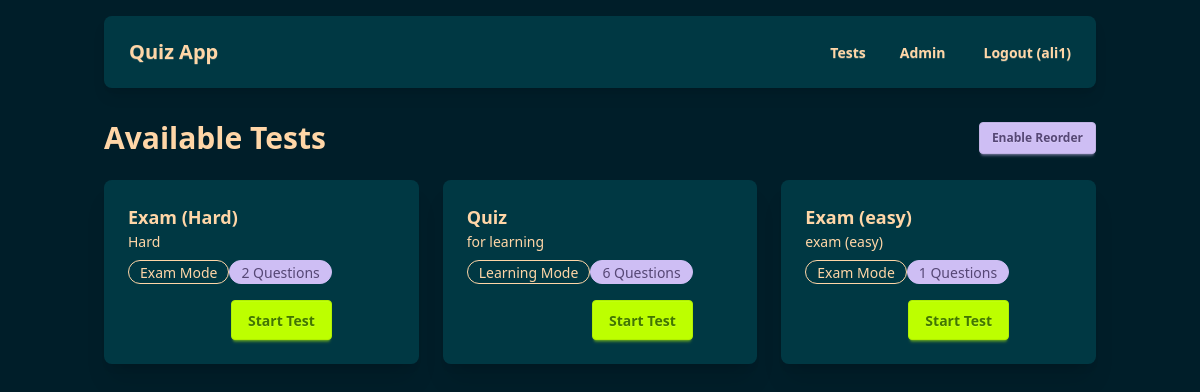
/quiz/tests/ (signed in), run on the app's committed database.
### quiz/models.py (models this page shows, shortened)
class Test(models.Model):
    name = models.CharField(max_length=255)
    description = models.TextField(blank=True)
    test_type = models.CharField(max_length=10, choices=TEST_TYPES, default='learning')
    position = models.PositiveIntegerField(default=0, help_text="Display order of the test")
    class Meta:
        ordering = ['position', 'name']

### quiz/views.py (the view)
# urls.py: path('tests/', test_list, name='test_list'),
@login_required
def test_list(request):
    tests = Test.objects.annotate(question_count=Count('questions')).order_by('position', 'name')
    return render(request, 'quiz/test_list.html', {'tests': tests})

### quiz/templates/quiz/test_list.html (shortened to what this page needs)
{% extends 'quiz/base.html' %}
{% block content %}
<div class="flex justify-between items-center mb-6">
    <h2 class="text-3xl font-bold">Available Tests</h2>
    {% if user.is_staff %}
        <button id="toggleReorder" class="btn btn-secondary btn-sm">
            <span id="reorderText">Enable Reorder</span>
        </button>
    {% endif %}
</div>
<div id="testsContainer" class="grid grid-cols-1 md:grid-cols-2 lg:grid-cols-3 gap-6">
    {% for test in tests %}
    <div class="test-card card bg-neutral shadow-xl transition-all duration-300 ease-in-out hover:shadow-2xl hover:-translate-y-1 relative" data-test-id="{{ test.id }}">
        <div class="card-body flex flex-row items-center justify-between">
            <div>
                <h3 class="card-title">{{ test.name }}</h3>
                <p>{{ test.description }}</p>
                <div class="flex justify-between items-center mt-2 mb-4">
                    <div class="badge badge-outline">{{ test.get_test_type_display }}</div>
                    {% if test.question_count is not None %}
                        <div class="badge badge-secondary">{{ test.question_count }} Questions</div>
                    {% else %}
                        <div class="badge badge-secondary">0 Questions</div>
                    {% endif %}
                </div>
                <div class="card-actions justify-end">
                    <a href="{% url 'start_test' test.id %}" class="btn btn-primary start-test-btn">Start Test</a>
                </div>
            </div>
        </div>
    </div>
    {% empty %}
    <p>No tests available yet.</p>
    {% endfor %}
</div>
{% endblock %}

### quiz/templates/quiz/navbar.html (shortened to what this page needs)
{% load static %}
<div class="navbar bg-neutral text-neutral-content rounded-box shadow-lg mb-8">
  <div class="navbar-start">
    <a href="{% url 'landing_page' %}" class="btn btn-ghost normal-case text-xl">Quiz App</a>
  </div>
  <div class="navbar-end">
    <ul class="menu menu-horizontal px-1 hidden md:flex text-neutral-content">
      <li><a href="{% url 'test_list' %}" class="btn btn-ghost">Tests</a></li>
      {% if user.is_authenticated and user.is_staff %}
        <li class="dropdown">
          <div tabindex="0" role="button" class="btn btn-ghost">
              Admin
          </div>
        </li>
      {% endif %}
    </ul>
     <div class="hidden md:flex">
         {% if user.is_authenticated %}
           <form action="{% url 'logout' %}" method="post" class="inline-block">{% csrf_token %}<button type="submit" class="btn btn-ghost">Logout ({{ user.username }})</button></form>
         {% else %}
           <a href="{% url 'login' %}" class="btn btn-primary">Login</a>
           <a href="{% url 'signup' %}" class="btn btn-primary ml-2">Sign Up</a>
         {% endif %}
     </div>
  </div>
</div>

### data on the page
Test: name "Exam (Hard)", description "Hard", test_type "Exam Mode", question_count "2"
Test: name "Quiz", description "for learning", test_type "Learning Mode", question_count "6"
Test: name "Exam (easy)", description "exam (easy)", test_type "Exam Mode", question_count "1"

### other printed values
{{ user.username }} "ali1"
